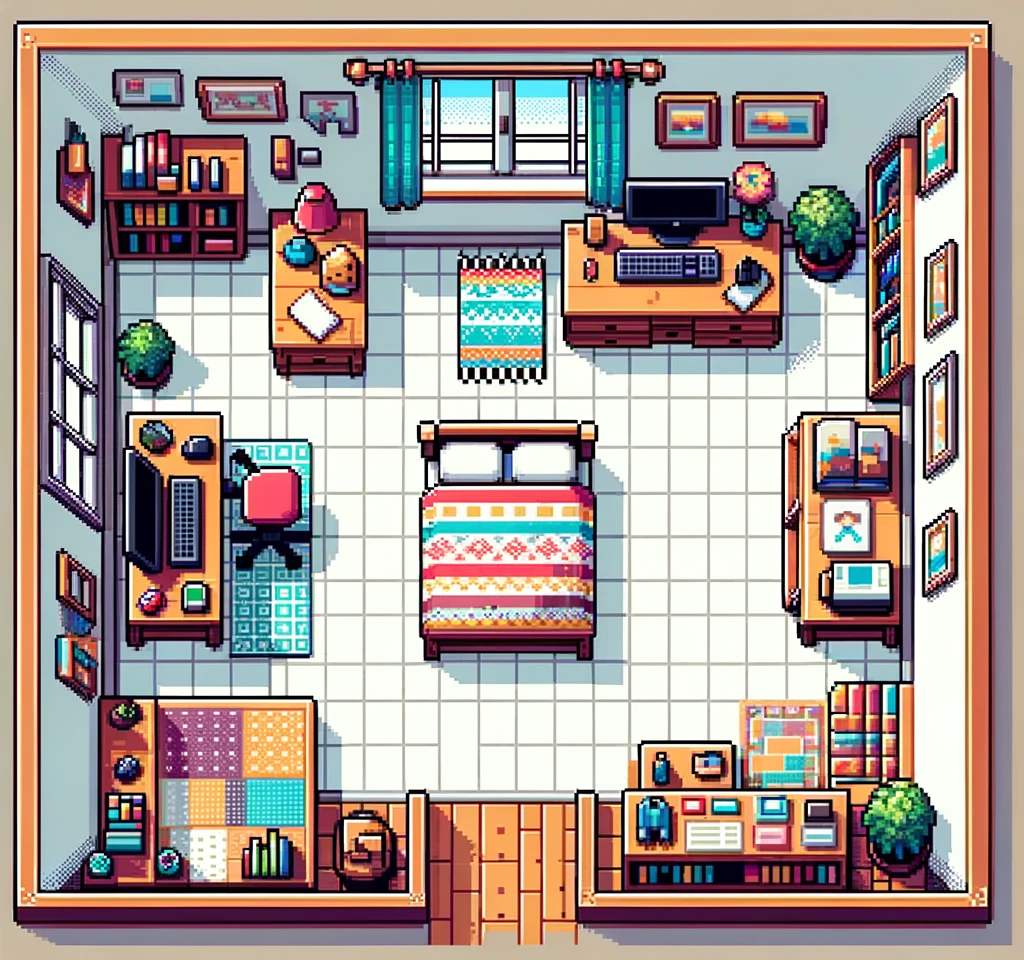

Tiled map render using the project's own tile images. Description and the whole map definition, tile-layer contents included, below:
An orthogonal 32x30 tile map with 32x32 px tiles, 1 tile layer (Tile Layer 1).

<map version="1.10" tiledversion="1.10.2" orientation="orthogonal" renderorder="right-down" width="32" height="30" tilewidth="32" tileheight="32" infinite="0" nextlayerid="2" nextobjectid="1">
 <tileset firstgid="1" source="assets/bedroom 4.tsx" />
 <layer id="1" name="Tile Layer 1" width="32" height="30">
  <data encoding="csv">
33,34,35,36,37,38,39,40,41,42,43,44,45,46,47,48,49,50,51,52,53,54,55,56,57,58,59,60,61,62,63,64,
65,66,67,68,69,70,71,72,73,74,75,76,77,78,79,80,81,82,83,84,85,86,87,88,89,90,91,92,93,94,95,96,
97,98,99,100,101,102,103,104,105,106,107,108,109,110,111,112,113,114,115,116,117,118,119,120,121,122,123,124,125,126,127,128,
129,130,131,132,133,134,135,136,137,138,139,140,141,142,143,144,145,146,147,148,149,150,151,152,153,154,155,156,157,158,159,160,
161,162,163,164,165,166,167,168,169,170,171,172,173,174,175,176,177,178,179,180,181,182,183,184,185,186,187,188,189,190,191,192,
193,194,195,196,197,198,199,200,201,202,203,204,205,206,207,208,209,210,211,212,213,214,215,216,217,218,219,220,221,222,223,224,
225,226,227,228,229,230,231,232,233,234,235,236,237,238,239,240,241,242,243,244,245,246,247,248,249,250,251,252,253,254,255,256,
257,258,259,260,261,262,263,264,265,266,267,268,269,270,271,272,273,274,275,276,277,278,279,280,281,282,283,284,285,286,287,288,
289,290,291,292,293,294,295,296,297,298,299,300,301,302,303,304,305,306,307,308,309,310,311,312,313,314,315,316,317,318,319,320,
321,322,323,324,325,326,327,328,329,330,331,332,333,334,335,336,337,338,339,340,341,342,343,344,345,346,347,348,349,350,351,352,
353,354,355,356,357,358,359,360,361,362,363,364,365,366,367,368,369,370,371,372,373,374,375,376,377,378,379,380,381,382,383,384,
385,386,387,388,389,390,391,392,393,394,395,396,397,398,399,400,401,402,403,404,405,406,407,408,409,410,411,412,413,414,415,416,
417,418,419,420,421,422,423,424,425,426,427,428,429,430,431,432,433,434,435,436,437,438,439,440,441,442,443,444,445,446,447,448,
449,450,451,452,453,454,455,456,457,458,459,460,461,462,463,464,465,466,467,468,469,470,471,472,473,474,475,476,477,478,479,480,
481,482,483,484,485,486,487,488,489,490,491,492,493,494,495,496,497,498,499,500,501,502,503,504,505,506,507,508,509,510,511,512,
513,514,515,516,517,518,519,520,521,522,523,524,525,526,527,528,529,530,531,532,533,534,535,536,537,538,539,540,541,542,543,544,
545,546,547,548,549,550,551,552,553,554,555,556,557,558,559,560,561,562,563,564,565,566,567,568,569,570,571,572,573,574,575,576,
577,578,579,580,581,582,583,584,585,586,587,588,589,590,591,592,593,594,595,596,597,598,599,600,601,602,603,604,605,606,607,608,
609,610,611,612,613,614,615,616,617,618,619,620,621,622,623,624,625,626,627,628,629,630,631,632,633,634,635,636,637,638,639,640,
641,642,643,644,645,646,647,648,649,650,651,652,653,654,655,656,657,658,659,660,661,662,663,664,665,666,667,668,669,670,671,672,
673,674,675,676,677,678,679,680,681,682,683,684,685,686,687,688,689,690,691,692,693,694,695,696,697,698,699,700,701,702,703,704,
705,706,707,708,709,710,711,712,713,714,715,716,717,718,719,720,721,722,723,724,725,726,727,728,729,730,731,732,733,734,735,736,
737,738,739,740,741,742,743,744,745,746,747,748,749,750,751,752,753,754,755,756,757,758,759,760,761,762,763,764,765,766,767,768,
769,770,771,772,773,774,775,776,777,778,779,780,781,782,783,784,785,786,787,788,789,790,791,792,793,794,795,796,797,798,799,800,
801,802,803,804,805,806,807,808,809,810,811,812,813,814,815,816,817,818,819,820,821,822,823,824,825,826,827,828,829,830,831,832,
833,834,835,836,837,838,839,840,841,842,843,844,845,846,847,848,849,850,851,852,853,854,855,856,857,858,859,860,861,862,863,864,
865,866,867,868,869,870,871,872,873,874,875,876,877,878,879,880,881,882,883,884,885,886,887,888,889,890,891,892,893,894,895,896,
897,898,899,900,901,902,903,904,905,906,907,908,909,910,911,912,913,914,915,916,917,918,919,920,921,922,923,924,925,926,927,928,
929,930,931,932,933,934,935,936,937,938,939,940,941,942,943,944,945,946,947,948,949,950,951,952,953,954,955,956,957,958,959,960,
961,962,963,964,965,966,967,968,969,970,971,972,973,974,975,976,977,978,979,980,981,982,983,984,985,986,987,988,989,990,991,992
</data>
 </layer>
</map>